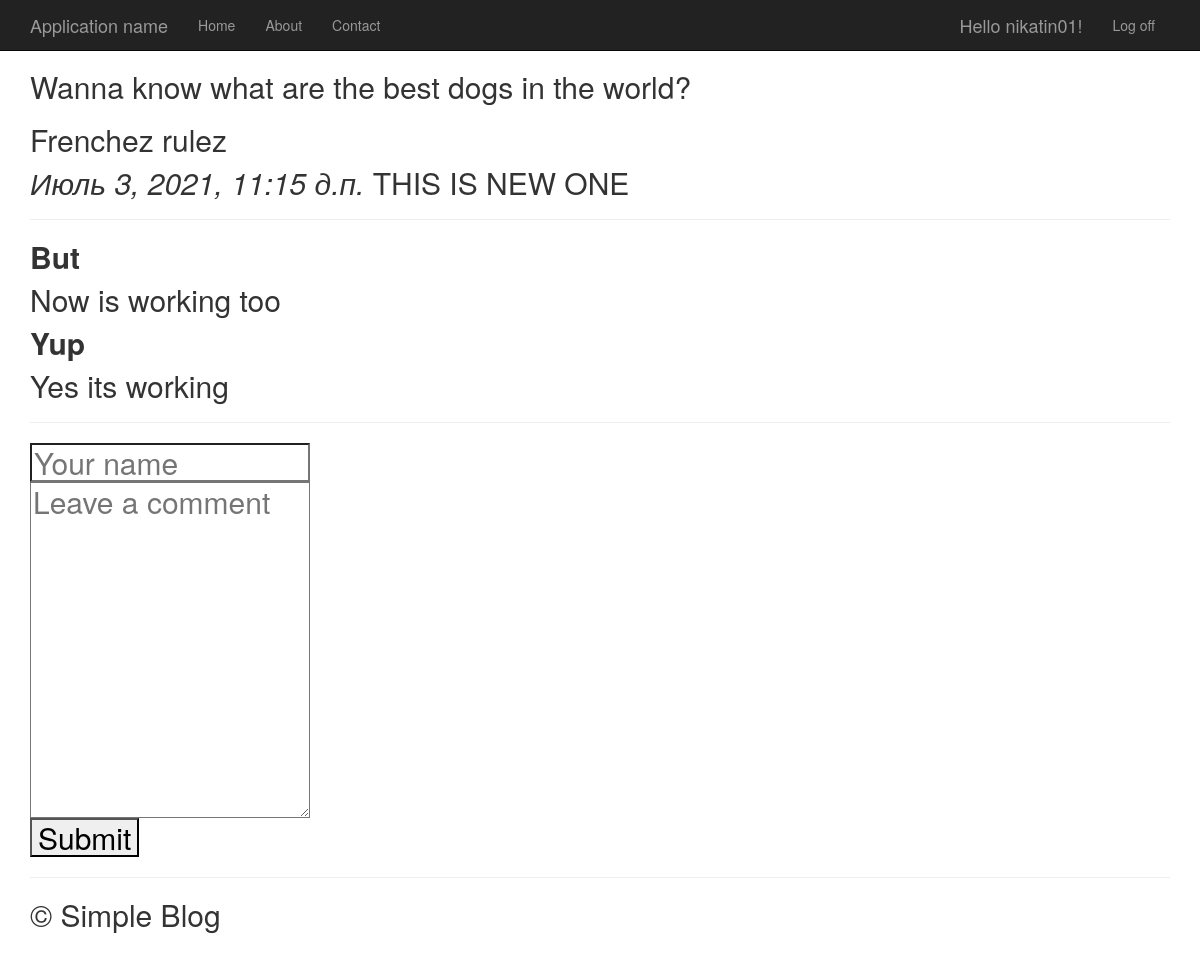
/2/ (signed in), run on the app's committed database.
### app/models.py (models this page shows, shortened)
class Article(models.Model):
    article_title = models.CharField('Article Name', max_length = 200)
    article_text = models.TextField("Article Body")
    pub_date = models.DateTimeField("Date of publication")
    def was_published_recently(self):
        return self.pub_date >= (timezone.now() - datetime.timedelta(days = 7))
    class Meta:
        verbose_name = "Статья"
        verbose_name_plural = "Статьи"

class Comment(models.Model):
    article = models.ForeignKey(Article, on_delete = models.CASCADE)
    author_name = models.CharField('Author', max_length = 50)
    comment_text = models.CharField("Comment Body", max_length = 200)
    class Meta:
        verbose_name = "Комментарий"
        verbose_name_plural = "Комментарии"

### app/views.py (the view)
# urls.py: path('<int:article_id>/', views.detail, name = 'detail'),
def detail(request, article_id):
    try:
        a = Article.objects.get( id = article_id )
    except:
        raise Http404("Article Not Found")
    latest_comments_list = a.comment_set.order_by('-id')[:10]
    return render(request, 'app/detail.html', {'article': a, 'latest_comments_list':latest_comments_list,})

### app/templates/app/detail.html (shortened to what this page needs)
{% extends "app/layout.html" %}
{% block content %}
	<h2>{{article.article_title}}<h2>
	<p>{{article.article_text}}<p>
	<em>{{article.pub_date}}</em>
	{% if article.was_published_recently %}
		THIS IS NEW ONE
	{% endif %}
	<hr>
	{% if latest_comments_list  %}
		{% for comment in latest_comments_list %}
			<p>
				<strong>{{comment.author_name}}</strong>
				<p>{{comment.comment_text}}</p>
			</p>
		{% endfor %}
	{% else %}
	There is no comments yet
	{% endif %}
	<hr>
	<form action="{% url 'leave_comment' article.id %}" method="post">
		<input type="text" required placeholder="Your name" name="name"><br>
		<textarea name="text" required placeholder="Leave a comment" cols="30" rows="10"></textarea><br>
		<button type="submit">Submit</button>
	</form>
{% endblock %}

### app/templates/app/loginpartial.html (shortened to what this page needs)
{% if user.is_authenticated %}
<form id="logoutForm" action="/logout/" method="post" class="navbar-right">
    <ul class="nav navbar-nav navbar-right">
        <li><span class="navbar-brand">Hello {{ user.username }}!</span></li>
        <li><a href="javascript:document.getElementById('logoutForm').submit()">Log off</a></li>
    </ul>
</form>
{% else %}
<ul class="nav navbar-nav navbar-right">
    <li><a href="{% url 'login' %}">Log in</a></li>
</ul>
{% endif %}

### app/static/app/content/site.css (style rules this page uses)
body { padding-top: 50px; padding-bottom: 20px; }
input, select, textarea { max-width: 280px; }

### data on the page
Article: article_title "Wanna know what are the best dogs in the world?", article_text "Frenchez rulez", pub_date "Июль 3, 2021, 11:15 д.п."
Comment: author_name "But", comment_text "Now is working too"
Comment: author_name "Yup", comment_text "Yes its working"

### other printed values
{{ user.username }} "nikatin01"
